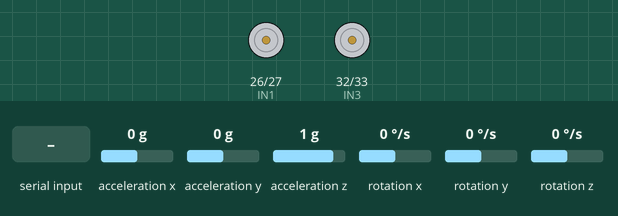
This sketch was run on a simulated ESP32. Shown: motor-driver pin pairs drawn as motors (green arrow = first pin HIGH = forward, orange = second pin HIGH = backward, longer = more drive). Inputs (shaded band) come from the test bench; at power-on: acceleration y 0 g, acceleration x 0 g, acceleration z 1 g, rotation x 0 °/s, rotation y 0 °/s, rotation z 0 °/s. Nothing arrives over Bluetooth unless stated.

Above: at 4.2 s.
4.3 s: "3" received over the second serial link
At 5.8 s:
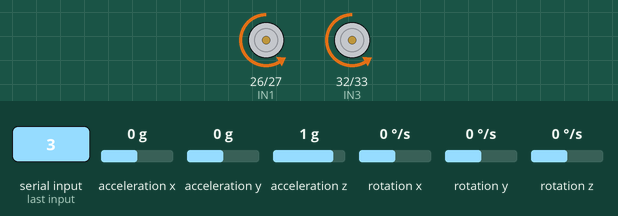
6.1 s: acceleration y set to -0.9 g
7.6 s: acceleration y set to -1.2 g
At 8.1 s:
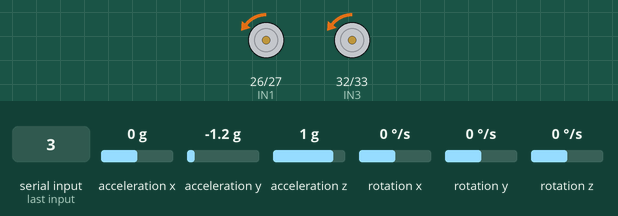
9.1 s: acceleration x set to -0.5 g
10.6 s: acceleration x set to -0.8 g
At 11.6 s:
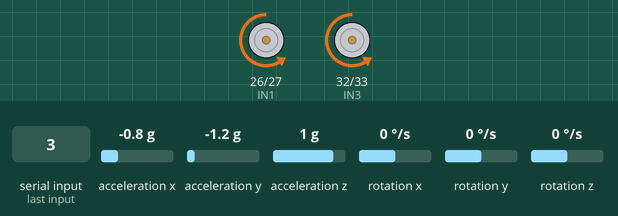
12.1 s: "1" received over the second serial link
At 12.5 s:
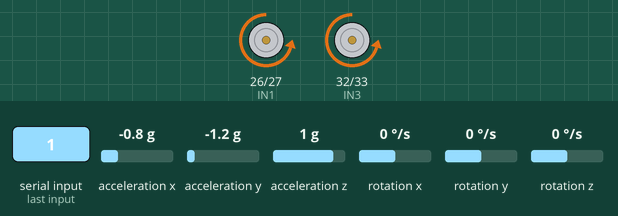
Timing chart, 0 to 14.6 s (numbered marks = the images above; inputs shaded):
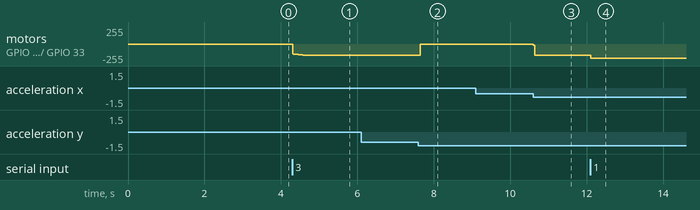

The sketch:

3-standup-pid.ino
```cpp
/* =====2022.9.9==================================
   ====小车器件清单==================================
   控制器：esp32
   马达：GA25-370减速电机 ，转速大约280rmp。
   马达驱动模块：DRV8833
   陀螺仪模块：MPU6050
   ====马达测试参数 6v电压供给下=======================
   pwm+为前进，pwm+-为后退，均测试
   左马达IN1 IN2, OUT1 OUT2 , PWM35起转。（mpu6050接口侧）
   右马达IN3 IN4，OUT3 OUT4 , PWM39起转。
   ====陀螺仪测试参数================================
   小车静态平衡时的角度为-1.4度。
   ====PID调试结果==================================
  P  I   D  调试结果1  P:18      I: 0.6      D:0.8
  P  I   D  调试结果2  P:      I:       D:
  ------------------------------------------------------
*/

#include "BluetoothSerial.h"
#include <MPU6050_tockn.h>
#include <Wire.h>

#define IN1 26
#define IN2 27
#define IN3 32
#define IN4 33

float Balance_Angle_raw = 1.2;                              //静态机械平衡角度。
const int leftMotorPwmOffset = 72, rightMotorPwmOffset = 72; //左右轮的启动pwm值，pwm达到一定电压马达才开始转动。

int z_turn_spd = 60;                                         //转弯的幅度，通过两轮的pwm差值来实现转向。
float ENERGY = 6;                                            //前进后退倾角，控制前进后退速度。
float kp = 0, ki = 0, kd = 0;                           //根据调试设置kp ki kd的默认值
//float kp = 18, ki = 0.6, kd = 0.8;                           //根据调试设置kp ki kd的默认值
float angle_kp = -2;                                          //根据调试设置kp ki kd的默认值

float Keep_Angle, bias, integrate;                 //保持角度，角度偏差，偏差积分变量
float AngleX, AngleY, AngleZ, GyroX, GyroY, GyroZ; // mpu6050输出的角度值为浮点数，两位有效小数
int vertical_PWM, angle_PWM, PWM, L_PWM, R_PWM;    //各种PWM计算值

char flag = 's';

int sda_pin = 13, scl_pin = 15;

int debug = 0;

BluetoothSerial SerialBT;
MPU6050 mpu6050(Wire); //实例化mpu对象

void set_pin()
{
  int outpin[4] = {IN1, IN2, IN3, IN4};
  for (int i = 0; i < 4; i++)
  {
    pinMode(outpin[i], OUTPUT);
  }
}

void motor(int left_EN, int right_EN)
{
  left_EN = constrain(left_EN,-255,255);
  right_EN = constrain(right_EN,-255,255);
  if (left_EN == 0)
  {
    analogWrite(IN1, 0);
    analogWrite(IN2, 0);
  }
  if (left_EN < 0)
  {

    analogWrite(IN1, 0);
    analogWrite(IN2, 0 - left_EN);
  }
  if (left_EN > 0)
  {
    analogWrite(IN1, left_EN);
    analogWrite(IN2, 0);
  }
  if (right_EN == 0)
  {
    analogWrite(IN3, 0);
    analogWrite(IN4, 0);
  }
  if (right_EN < 0)
  {
    analogWrite(IN3, 0);
    analogWrite(IN4, 0 - right_EN);
  }
  if (right_EN > 0)
  {
    analogWrite(IN3, right_EN);
    analogWrite(IN4, 0);
  }
}

void serial_debug() //串口调试和控制程序
{
  if (SerialBT.available() > 0)
  {
    char DATA = SerialBT.read();
    delay(5);
    switch (DATA)
    {
    /*=========调试==测定小车静态平衡角度值，和调试合适的P I D参数-------*/

    /*机械平衡点调整*/
    case 'u':
      Keep_Angle += 0.1;
      break;
    case 'd':
      Keep_Angle -= 0.1;
      break; //调节物理平衡点,a前倾，b后仰

    /*直立环调试*/
    case '0':
      kp -= 1;
      break;
    case '1':
      kp += 1;
      break; //调节直立环比例项-+
    case '2':
      ki -= 0.1;
      break;
    case '3':
      ki += 0.1;
      break; //调节直立环积分项-+ki取值范围由限定范围确定。
    case '4':
      kd -= 0.1;
      break;
    case '5':
      kd += 0.1;
      break; //调节直立环微分项-+
    case '6':
      angle_kp -= 0.2;
      break;
    case '7':
      angle_kp += 0.2;
      break; //调节转向环比例项，取值范围由限定范围确定。

    /*控制程序*/
    case 's': //停车
      flag = 's';
      Keep_Angle = Balance_Angle_raw;
      z_turn_spd = 0;
      break;  //调节物理平衡点为机械平衡角度值，原地平衡
    case 'a': //前进
      flag = 'a';
      Keep_Angle = Balance_Angle_raw + ENERGY;
      z_turn_spd = 0;
      break;
    case 'b': //后退
      flag = 'b';
      Keep_Angle = Balance_Angle_raw - ENERGY;
      z_turn_spd = 0;
      break;
    case 'l': //左转
      flag = 'l';
      z_turn_spd = 60;
      break;
    case 'r': //右转
      flag = 'r';
      z_turn_spd = -60;
      break;

    case 'z': //debug
      debug = ! debug;
      break;
    }

    if (kp < 0)
      kp = 0;
    if (ki < 0)
      ki = 0;
    if (kd < 0)
      kd = 0;

    SerialBT.print("Keep_Angle: ");    SerialBT.println(Keep_Angle);
    SerialBT.print("kp:");    SerialBT.print(kp);
    SerialBT.print("  ki:");    SerialBT.print(ki);
    SerialBT.print("  kd:");    SerialBT.println(kd);
    SerialBT.print("  angle_kp:");   SerialBT.println(angle_kp);
    // SerialBT.println("--------------------");
  }
}

//void angle_pwm_calculation()
//{
//  //  AngleZ = mpu6050.getAngleZ(); //获取陀螺仪角度
//  GyroZ = mpu6050.getGyroZ(); //获取陀螺仪角速度
//  angle_PWM = angle_kp * (GyroZ - z_turn_spd);
//  angle_PWM = constrain(angle_PWM, -130, 130);
//}

void angle_pwm_calculation()
{
  //  AngleZ = mpu6050.getAngleZ(); //获取陀螺仪角度
  GyroZ = mpu6050.getGyroZ(); //获取陀螺仪角速度
  angle_PWM = angle_kp * (GyroZ - z_turn_spd);
  angle_PWM = constrain(angle_PWM, -130, 130);
}


void vertical_pwm_calculation()
{
  AngleX = mpu6050.getAngleX();
  GyroX = mpu6050.getGyroX();

  bias = AngleX - Keep_Angle; // 计算角度偏差。bias为小车角度是静态平衡角度的差值。
  integrate += bias; //偏差的积分，integrate为全局变量，一直积累。
  integrate = constrain(integrate, -1000, 1000); //限定误差积分的最大和最小值

  /*==直立PID计算PWM==通过陀螺仪返回数据计算，前倾陀螺仪Y轴为正，后仰陀螺仪Y轴为负。
    前倾车前进，后仰车后退，保持直立。但可能为了直立，车会随时移动。*/
  vertical_PWM = kp * bias + ki * integrate + kd * GyroX;
}

void motor_control()
{
  /*---【补偿右轮pwm差值】------------*/
  if (PWM > 0)
  {
    L_PWM = PWM + leftMotorPwmOffset;  //左右轮的启动pwm达到一定电压马达才开始转动。这里为补偿值。
    R_PWM = PWM + rightMotorPwmOffset; //左右轮的启动pwm达到一定电压马达才开始转动。这里为补偿值。
  }
  if (PWM < 0)
  {
    L_PWM = PWM - leftMotorPwmOffset;  //左右轮的启动pwm达到一定电压马达才开始转动。这里为补偿值。
    R_PWM = PWM - rightMotorPwmOffset; //左右轮的启动pwm达到一定电压马达才开始转动。这里为补偿值。
  }
  if (PWM == 0)
  {
    L_PWM = 0; //
    R_PWM = 0; //
  }

//  /*---【转向判断】-------------*/
  if (flag == 's')
  {
    L_PWM = L_PWM;
    R_PWM = R_PWM;
    // flag == s,使小车保持原地直立stop
  }
  if (flag == 'l') // flag l，left控制两轮的pwm差值，通过左轮减速，右轮加速。使其左转。
  {
    L_PWM += angle_PWM;
    R_PWM -= angle_PWM;
  }
  if (flag == 'r')
  { // flag  r，控制两轮的pwm差值，通过左轮加速，右轮减速。使其右转
    L_PWM += angle_PWM;
    R_PWM -= angle_PWM;
  }

  /*---【控制马达输出】-------------*/
  L_PWM = constrain(L_PWM, -255, 255); //计算出来的PWM限定大小。255为输出上限。
  R_PWM = constrain(R_PWM, -255, 255);

  motor(L_PWM, R_PWM);

  /*--------判断是否小车倒下，此时停止马达和编码器计数-----*/
  if (AngleX > 45 || AngleX < -45) //倾角过大（车倒下时），停止马达输出
  {
    motor(0, 0);
  }
}

void setup()
{

  //Serial.begin(115200);
  SerialBT.begin("ESP32car"); // Bluetooth device name
  Wire.begin(sda_pin, scl_pin);
  mpu6050.begin();
  mpu6050.calcGyroOffsets(true);
  //  mpu6050.setGyroOffsets(*, *, *);
  Keep_Angle = Balance_Angle_raw; //平衡角度初始化为静态平衡时的陀螺仪角度。Keep_Angle可以改变，才可以控制前进后退。
  motor(0, 0);                    //机器启动时马达确保停止。
  delay(50);                      //循环前延时，确保各种初始和准备完成
}

void loop()
{
  /*====串口PID调试+控制===*/
  serial_debug();

  /*====陀螺仪刷新===*/
  mpu6050.update();

  /*====PWM计算====*/
  angle_pwm_calculation();    //转向环计算pwm值
  vertical_pwm_calculation(); //直立环PWM计算

  PWM = vertical_PWM;

  /*====马达输出=====*/
  motor_control();

  if (debug)
  // AngleX
    SerialBT.printf("#%.3f %.3f %.3f\n",bias, integrate, GyroX);

  delay(0.5);
}
```

Measured:
- the behaviour switches between -1 and -1.1 g on acceleration y (found by bisection; images 1 and 2)
- the behaviour switches between -0.6 and -0.7 g on acceleration x (found by bisection; images 2 and 3)
- after the input at 4.3 s, motor on GPIO 26 (IN1) / GPIO 27 (IN2), motor on GPIO 32 (IN3) / GPIO 33 (IN4): moves from stopped to backward 172/255 over 0.37 s, starting at once
- after the input at 6.1 s, every drawn part: stays the same
- after the input at 7.6 s, motor on GPIO 26 (IN1) / GPIO 27 (IN2), motor on GPIO 32 (IN3) / GPIO 33 (IN4): backward 172/255 → backward 3/255 after 0.05 s
- after the input at 9.1 s, every drawn part: stays the same
- after the input at 10.6 s, motor on GPIO 26 (IN1) / GPIO 27 (IN2), motor on GPIO 32 (IN3) / GPIO 33 (IN4): backward 3/255 → backward 172/255 at once
- after the input at 12.1 s, motor on GPIO 26 (IN1) / GPIO 27 (IN2), motor on GPIO 32 (IN3) / GPIO 33 (IN4): backward 172/255 → backward 216/255 at once
